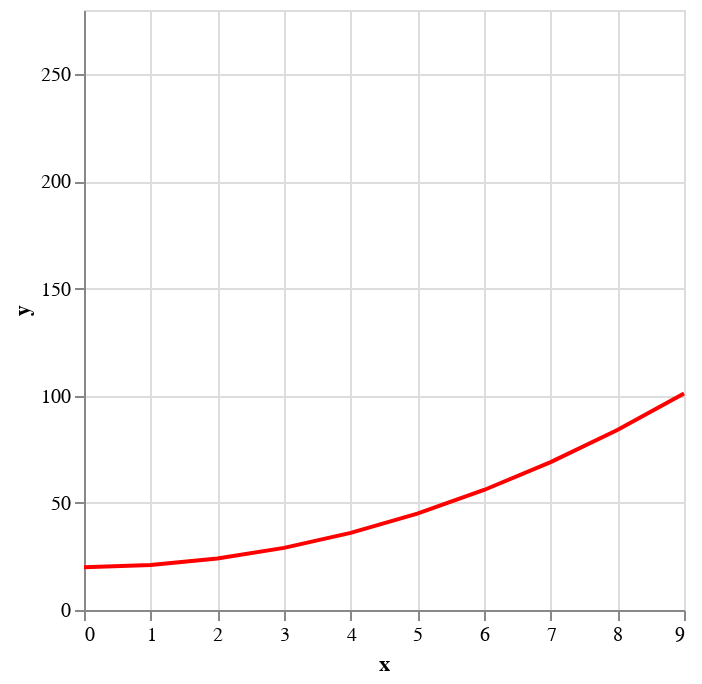

Here is the notebook cell this chart was saved with:
### Code cell
s1 = alt.binding_range(min=1, max=3, step=1, name='a:')
slider1 = alt.param(value=1, bind=s1)

s2 = alt.binding_range(min=10, max=30, step=10, name='b:')
slider2 = alt.param(value=20, bind=s2)

chart = alt.Chart(df).mark_line().encode(
    x="x:Q",
    y="y:Q",
    detail=["a", "b"],
    color=alt.condition((alt.datum.a == slider1) & (alt.datum.b == slider2), alt.value("red"), alt.value("gray")),
    opacity=alt.condition((alt.datum.a == slider1) & (alt.datum.b == slider2), alt.value(1), alt.value(0.5))
).add_params(slider1, slider2)

chart

### Figure 1 — Vega-Lite specification as saved in the notebook (floating-point values rounded to 4 significant figures)
{"config": {"view": {"continuousWidth": 300, "continuousHeight": 300}}, "data": {"name": "data-2a50f39381b7daebb74426d294b56119"}, "mark": {"type": "line"}, "encoding": {"color": {"condition": {"test": "((datum.a === param_5) && (datum.b === param_6))", "value": "red"}, "value": "gray"}, "detail": [{"field": "a", "type": "quantitative"}, {"field": "b", "type": "quantitative"}], "opacity": {"condition": {"test": "((datum.a === param_5) && (datum.b === param_6))", "value": 1}, "value": 0}, "x": {"field": "x", "type": "quantitative"}, "y": {"field": "y", "type": "quantitative"}}, "params": [{"name": "param_5", "bind": {"input": "range", "max": 3, "min": 1, "name": "a:", "step": 1}, "value": 1}, {"name": "param_6", "bind": {"input": "range", "max": 30, "min": 10, "name": "b:", "step": 10}, "value": 20}], "$schema": "https://vega.github.io/schema/vega-lite/v5.15.1.json", "datasets": {"data-2a50f39381b7daebb74426d294b56119": [{"a": 1, "b": 10, "x": 0, "y": 10}, {"a": 1, "b": 10, "x": 1, "y": 11}, {"a": 1, "b": 10, "x": 2, "y": 14}, {"a": 1, "b": 10, "x": 3, "y": 19}, {"a": 1, "b": 10, "x": 4, "y": 26}, {"a": 1, "b": 10, "x": 5, "y": 35}, {"a": 1, "b": 10, "x": 6, "y": 46}, {"a": 1, "b": 10, "x": 7, "y": 59}, {"a": 1, "b": 10, "x": 8, "y": 74}, {"a": 1, "b": 10, "x": 9, "y": 91}, {"a": 1, "b": 20, "x": 0, "y": 20}, {"a": 1, "b": 20, "x": 1, "y": 21}, {"a": 1, "b": 20, "x": 2, "y": 24}, {"a": 1, "b": 20, "x": 3, "y": 29}, {"a": 1, "b": 20, "x": 4, "y": 36}, {"a": 1, "b": 20, "x": 5, "y": 45}, {"a": 1, "b": 20, "x": 6, "y": 56}, {"a": 1, "b": 20, "x": 7, "y": 69}, {"a": 1, "b": 20, "x": 8, "y": 84}, {"a": 1, "b": 20, "x": 9, "y": 101}, {"a": 1, "b": 30, "x": 0, "y": 30}, {"a": 1, "b": 30, "x": 1, "y": 31}, {"a": 1, "b": 30, "x": 2, "y": 34}, {"a": 1, "b": 30, "x": 3, "y": 39}, {"a": 1, "b": 30, "x": 4, "y": 46}, {"a": 1, "b": 30, "x": 5, "y": 55}, {"a": 1, "b": 30, "x": 6, "y": 66}, {"a": 1, "b": 30, "x": 7, "y": 79}, {"a": 1, "b": 30, "x": 8, "y": 94}, {"a": 1, "b": 30, "x": 9, "y": 111}, {"a": 2, "b": 10, "x": 0, "y": 10}, {"a": 2, "b": 10, "x": 1, "y": 12}, {"a": 2, "b": 10, "x": 2, "y": 18}, {"a": 2, "b": 10, "x": 3, "y": 28}, {"a": 2, "b": 10, "x": 4, "y": 42}, {"a": 2, "b": 10, "x": 5, "y": 60}, {"a": 2, "b": 10, "x": 6, "y": 82}, {"a": 2, "b": 10, "x": 7, "y": 108}, {"a": 2, "b": 10, "x": 8, "y": 138}, {"a": 2, "b": 10, "x": 9, "y": 172}, {"a": 2, "b": 20, "x": 0, "y": 20}, {"a": 2, "b": 20, "x": 1, "y": 22}, {"a": 2, "b": 20, "x": 2, "y": 28}, {"a": 2, "b": 20, "x": 3, "y": 38}, {"a": 2, "b": 20, "x": 4, "y": 52}, {"a": 2, "b": 20, "x": 5, "y": 70}, {"a": 2, "b": 20, "x": 6, "y": 92}, {"a": 2, "b": 20, "x": 7, "y": 118}, {"a": 2, "b": 20, "x": 8, "y": 148}, {"a": 2, "b": 20, "x": 9, "y": 182}, {"a": 2, "b": 30, "x": 0, "y": 30}, {"a": 2, "b": 30, "x": 1, "y": 32}, {"a": 2, "b": 30, "x": 2, "y": 38}, {"a": 2, "b": 30, "x": 3, "y": 48}, {"a": 2, "b": 30, "x": 4, "y": 62}, {"a": 2, "b": 30, "x": 5, "y": 80}, {"a": 2, "b": 30, "x": 6, "y": 102}, {"a": 2, "b": 30, "x": 7, "y": 128}, {"a": 2, "b": 30, "x": 8, "y": 158}, {"a": 2, "b": 30, "x": 9, "y": 192}, {"a": 3, "b": 10, "x": 0, "y": 10}, {"a": 3, "b": 10, "x": 1, "y": 13}, {"a": 3, "b": 10, "x": 2, "y": 22}, {"a": 3, "b": 10, "x": 3, "y": 37}, {"a": 3, "b": 10, "x": 4, "y": 58}, {"a": 3, "b": 10, "x": 5, "y": 85}, {"a": 3, "b": 10, "x": 6, "y": 118}, {"a": 3, "b": 10, "x": 7, "y": 157}, {"a": 3, "b": 10, "x": 8, "y": 202}, {"a": 3, "b": 10, "x": 9, "y": 253}, {"a": 3, "b": 20, "x": 0, "y": 20}, {"a": 3, "b": 20, "x": 1, "y": 23}, {"a": 3, "b": 20, "x": 2, "y": 32}, {"a": 3, "b": 20, "x": 3, "y": 47}, {"a": 3, "b": 20, "x": 4, "y": 68}, {"a": 3, "b": 20, "x": 5, "y": 95}, {"a": 3, "b": 20, "x": 6, "y": 128}, {"a": 3, "b": 20, "x": 7, "y": 167}, {"a": 3, "b": 20, "x": 8, "y": 212}, {"a": 3, "b": 20, "x": 9, "y": 263}, {"a": 3, "b": 30, "x": 0, "y": 30}, {"a": 3, "b": 30, "x": 1, "y": 33}, {"a": 3, "b": 30, "x": 2, "y": 42}, {"a": 3, "b": 30, "x": 3, "y": 57}, {"a": 3, "b": 30, "x": 4, "y": 78}, {"a": 3, "b": 30, "x": 5, "y": 105}, {"a": 3, "b": 30, "x": 6, "y": 138}, {"a": 3, "b": 30, "x": 7, "y": 177}, {"a": 3, "b": 30, "x": 8, "y": 222}, {"a": 3, "b": 30, "x": 9, "y": 273}]}}
